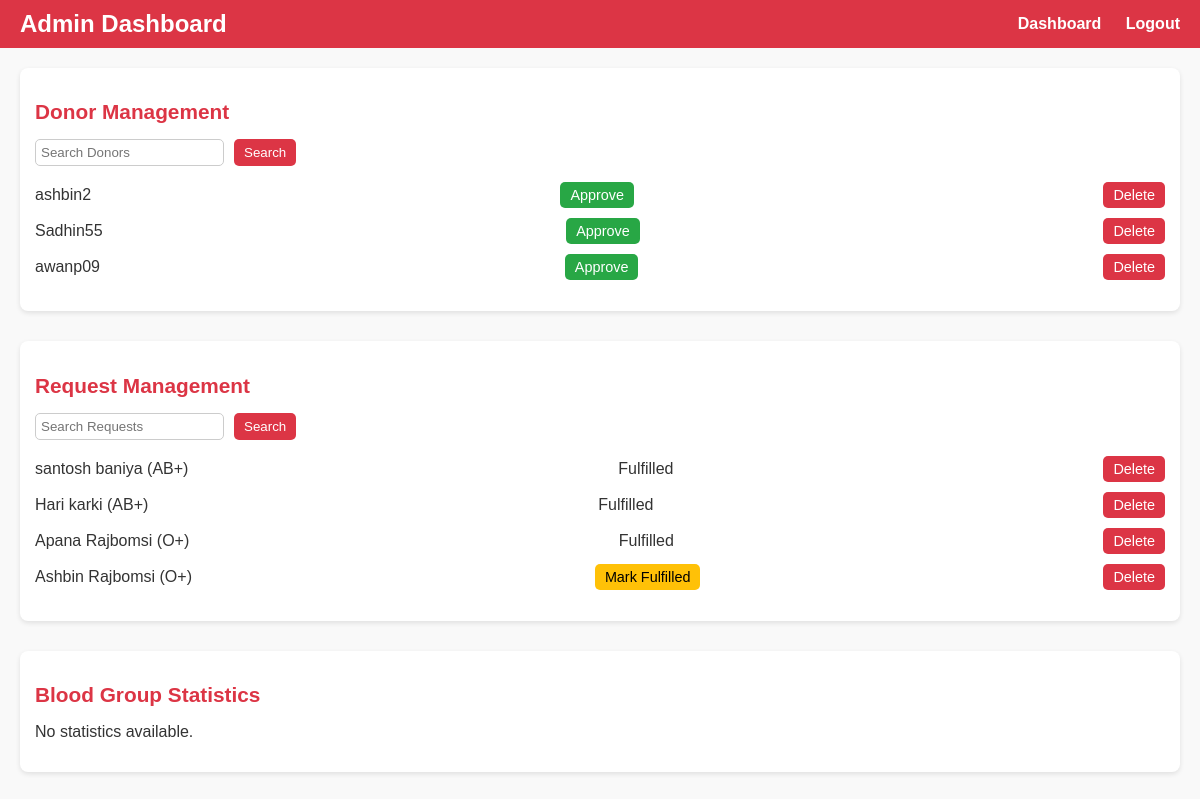
/custom_admin/dashboard/ (signed in), run on an earlier commit of the app's database.
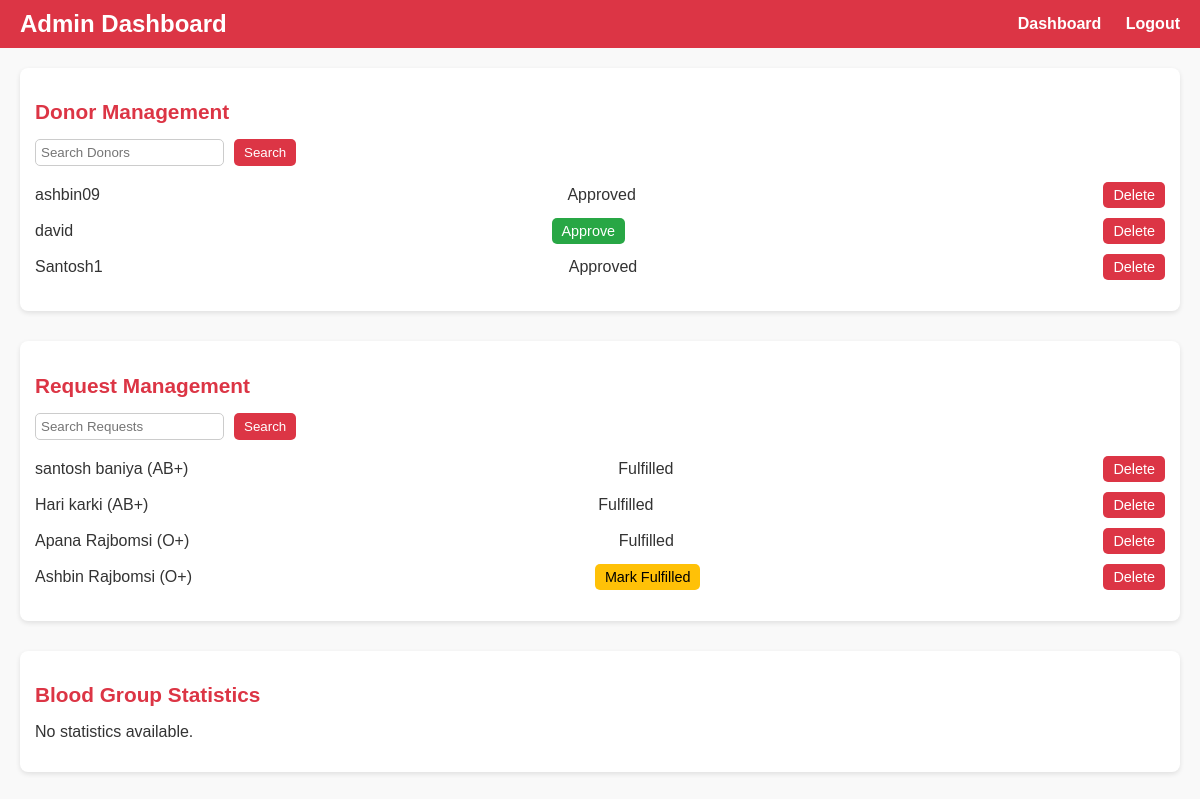
And on a later commit of the database.
### home/models.py (models this page shows, shortened)
class Donor(models.Model):
    donor = models.OneToOneField(User, on_delete=models.CASCADE, blank=True, null=True)
    date_of_birth = models.DateField(max_length=100)
    phone = models.CharField(max_length=10)
    city = models.CharField(max_length=100)
    state = models.CharField(max_length=100)
    address = models.TextField(max_length=500, default="")
    blood_group = models.ForeignKey(BloodGroup, on_delete=models.CASCADE)
    gender = models.CharField(max_length=10)
    image = models.ImageField(upload_to="")
    report = models.ImageField(upload_to="")
    ready_to_donate = models.BooleanField(default=True)
    is_approved = models.BooleanField(default=False)

class RequestBlood(models.Model):
    name = models.CharField(max_length=100)
    phone = models.CharField(max_length=20)
    state = models.CharField(max_length=200, blank=True)
    city = models.CharField(max_length=300, blank=True)
    address = models.CharField(max_length=500, blank=True)
    blood_group = models.ForeignKey(BloodGroup, on_delete=models.CASCADE)
    date = models.DateField(max_length=100, blank=True)
    is_fulfilled = models.BooleanField(default=False)

class BloodGroup(models.Model):
    name = models.CharField(max_length=5)
    def __str__(self):
        return self.name

### home/views.py (the view)
# urls.py: path('custom_admin/dashboard/', views.admin_dashboard, name='admin_dashboard'),
@login_required
@user_passes_test(is_admin)
def admin_dashboard(request):
    total_donors = Donor.objects.count()
    total_requests = RequestBlood.objects.count()
    unfulfilled_requests = RequestBlood.objects.filter(is_fulfilled=False).count()
    donor_search_query = request.GET.get('donor_search', '')
    if donor_search_query:
        donors = Donor.objects.filter(donor__username__icontains=donor_search_query)
    else:
        donors = Donor.objects.all()
    request_search_query = request.GET.get('request_search', '')
    if request_search_query:
        requests = RequestBlood.objects.filter(name__icontains=request_search_query)
    else:
        requests = RequestBlood.objects.all()
    context = {
        'total_donors': total_donors,
        'total_requests': total_requests,
        'unfulfilled_requests': unfulfilled_requests,
        'donors': donors,
        'requests': requests,
    }
    return render(request, 'admin_panel/dashboard.html', context)

### home/views.py (called while the page is built)
def is_admin(user):
    return user.is_staff  # Check if user has admin (staff) privileges

### home/templates/admin_panel/dashboard.html (shortened to what this page needs)
<!DOCTYPE html>
{% load static %}
<html lang="en">
<head>
    <link rel="stylesheet" href="{% static 'css/admin.css' %}">
</head>
<body>
    <header>
        <h1>Admin Dashboard</h1>
        <nav>
            <a href="{% url 'admin_dashboard' %}">Dashboard</a>
            <a href="{% url 'logout' %}">Logout</a>
        </nav>
    </header>
    <main>
        <section>
            <h2>Donor Management</h2>
            <div class="search-container">
                <form method="GET" action="{% url 'admin_dashboard' %}">
                    <input type="text" name="donor_search" placeholder="Search Donors" value="{{ request.GET.donor_search }}">
                    <button type="submit">Search</button>
                </form>
            </div>
            <ul>
                {% for donor in donors %}
                    <li>
                        {{ donor.donor.username }}
                        {% if not donor.is_approved %}
                            <a href="{% url 'approve_donor' donor.id %}" class="btn btn-approve">Approve</a>
                        {% else %}
                            <span class="approved-status">Approved</span>
                        {% endif %}
                        <a href="{% url 'delete_donor' donor.id %}" class="btn btn-delete" onclick="return confirm('Are you sure you want to delete this donor?')">Delete</a>
                    </li>
                {% empty %}
                    <li>No donors found.</li>
                {% endfor %}
            </ul>
        </section>
        <section>
            <h2>Request Management</h2>
            <div class="search-container">
                <form method="GET" action="{% url 'admin_dashboard' %}">
                    <input type="text" name="request_search" placeholder="Search Requests" value="{{ request.GET.request_search }}">
                    <button type="submit">Search</button>
                </form>
            </div>
            <ul>
                {% for req in requests %}
                    <li>
                        {{ req.name }} ({{ req.blood_group }})
                        {% if not req.is_fulfilled %}
                            <a href="{% url 'fulfill_request' req.id %}" class="btn btn-fulfill">Mark Fulfilled</a>
                        {% else %}
                            <span class="fulfilled-status">Fulfilled</span>
                        {% endif %}
                        <a href="{% url 'delete_request' req.id %}" class="btn btn-delete" onclick="return confirm('Are you sure you want to delete this request?')">Delete</a>
                    </li>
                {% empty %}
                    <li>No requests found.</li>
                {% endfor %}
            </ul>
        </section>
        <section>
            <h2>Blood Group Statistics</h2>
            <ul>
                {% for group in blood_groups %}
                    <li>{{ group.name }}: {{ group.donors.count }}</li>
                {% empty %}
                    <li>No statistics available.</li>
                {% endfor %}
            </ul>
        </section>
    </main>
</body>
</html>

What changed in the data, as far as the page shows it:
removed Donor: donor.username "ashbin2", is_approved "Approve"
removed Donor: donor.username "Sadhin55", is_approved "Approve"
removed Donor: donor.username "awanp09", is_approved "Approve"
added Donor: donor.username "ashbin09", is_approved "Approved"
added Donor: donor.username "david", is_approved "Approve"
added Donor: donor.username "Santosh1", is_approved "Approved"
